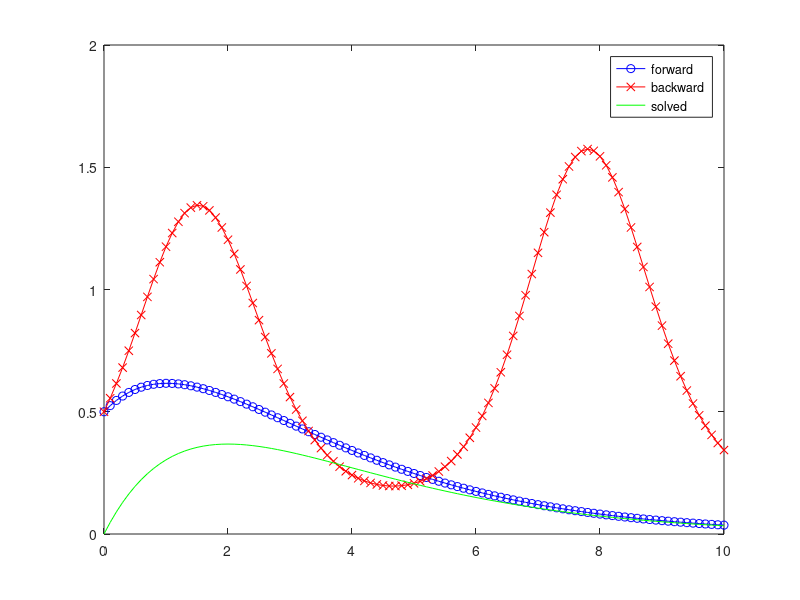

This chart was generated by the following MATLAB code:
% Week 6 Section

% euler methods

dt = 0.1;
t = [0:dt:10];

% differential equation to solve
f = @(t,y).5.*exp(-t./2)-.5.*y;
solvedf3 = @(t).5.*t.*exp(-t./2);

asolvedf3 = solvedf3(t);
% initial condition
y0 = .5;

% solve with Euler Forward

yf = 0*t; % placeholder


yf(1) = y0;


for i = 2:length(t)
    yf(i) = yf(i-1) + dt*f(t(i-1),yf(i-1));
end

% solve with Euler Backward
yb = 0*t; % placeholder

yb(1) = y0; % initial condition


for i = 2:length(t)
    yb(i) = yb(i-1)./(1-dt.*cos(t(i)));
end

% plot
figure(1)
plot(t, yf, '-ob')
hold on
plot(t, yb, '-xr')
plot(t, asolvedf3, '-g')
legend('forward', 'backward', 'solved')
